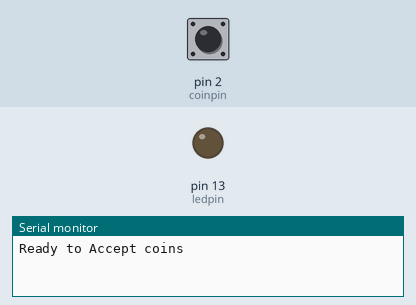
This sketch was run on a simulated Arduino Uno, built with avr-gcc and run on an emulated ATmega328P. Parts: output pins drawn as LEDs (lit = HIGH), the last lines printed to the serial monitor. The inputs (shaded band) are chosen by the test bench; at power-on: pin 2 (coinpin) LOW. The modem accepts every AT command (registered, SIM ready, sends succeed) and sends nothing else.

Above: at 1.2 s.
1.3 s: pin 2 (coinpin) driven HIGH
2.8 s: pin 2 (coinpin) pulsed LOW 2 times (0.12 s each, 0.3 s apart)
At 3.7 s:
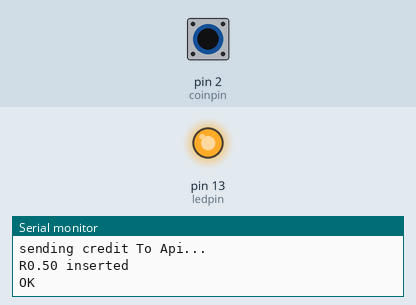
Timing chart, 0 to 5.8 s (numbered marks = the images above; inputs shaded):
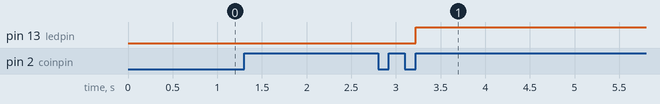

Measured:
- after the input at 2.8 s, pin 13 (ledpin): LOW → HIGH after 0.42 s

The sketch:

Coin_Reader.ino
```cpp
  /*
  Coin Detect Test For IOT Project
*/

//networking
#include <SoftwareSerial.h>
#include <Wire.h>
SoftwareSerial mySerial(8, 9);            // RX, TX Pins
String apn = "apn";                       //APN
String apn_u = "ppp";                     //APN-Username
String apn_p = "ppp";                     //APN-Password
String url = "http://5cc155810e53350014908c4e.mockapi.io/api/coinvalue/coin";  //URL for HTTP-POST-REQUEST

//Constants
const int coinpin = 2;
const int ledpin = 13;

// Variables
volatile int pulse = 0;
double credit = 0.0;

unsigned long currentT = 0;   //When last action was made
unsigned long prevT = 0;    //When last pulse was send
unsigned long timeout= 0;   //timeout for waiting for the next pulse before sending coin to api

boolean bInserted = false;


// Setup
void setup() {
   // Open serial communications and wait for port to open:
   Serial.begin(9600);
   // set the data rate for the SoftwareSerial port
   mySerial.begin(9600);

   attachInterrupt(digitalPinToInterrupt(coinpin), coinInterrupt, RISING);
   prevT = millis();
   pulse = 0;
   //set led pin as output
   pinMode(ledpin, OUTPUT);
   Serial.println("Ready to Accept coins");
}

// Main loop
void loop() {
  // critical, time-sensitive code here
   if( bInserted ){ // for show LED ON when Inserted
       bInserted = false;
      digitalWrite(ledpin, HIGH);
      //delay(1000);
   }else{

      // Turn off LED
      digitalWrite(ledpin, LOW);
   }
   if(millis() - currentT == 150 && pulse > 0){
    Serial.println("sending credit To Api...");
    DetermineCoin(pulse);
    delay(1);
   }

  ////  int value = Serial.read()- 48;
   // if(value > 0){
    //   DetermineCoin(value);
   // }
   //}
}

// Interrupt
void coinInterrupt(){
  // Each time a pulse is sent from the coin acceptor,
  // interrupt main loop to add 1 and flip on the LED

   bInserted = true;
   prevT = currentT;
   currentT = millis();
   digitalWrite(ledpin, HIGH);
   if((currentT - prevT) < 150 || (currentT - prevT == currentT)){// if difference bettween last pulse and new pulse is greater than 130millis then its a new coin,//but user can insert faster than 150 millis
     pulse++; //increment current coin pulse number
   }else{
     pulse=1; //new coin with first pulse
   }
}
void DetermineCoin(const int pulseVal){
  double credit = pulseVal * 0.5; //account coins inserted faster than difference between pulses in milli seconds
                                           //coin inserted in normal speed >150 millis
                                       // if pulse => 1 then coin => R0.50
                                       // if pulse => 2 then coin => R1.00
                                       // if pulse => 4 then coin => R2.00
                                       // if pulse => 10 then coin => R5.00
                                          //coin inserted in faster speed <=150 millis
                                       // if pulse => 1,2 =>3 then coin credit => R1.50
                                       // if pulse => 2,4 =>6 then coin credit => R2.00
                                       // if pulse => 1,10 =>11 then coin credit => R5.50
  Serial.println("R"+String(credit)+" inserted");
  //send to nxpProcessor
  sendCreditToApi(credit);
}
//send number of number of pulses to nxp processor in bytes through the 5 pins

//Method to send credit to Api
void sendCreditToApi(double coinCredit){
  //logic for sending to api
  gsm_sendhttp(coinCredit); //Start the GSM-Modul and start the transmisson
  delay(60000); //Wait one minute
  //inform user
  Serial.println("R"+String(coinCredit)+" Sent to Api");
}

//API communications
void gsm_sendhttp(const double credit) {
  mySerial.println("AT");
  runsl();//Print GSM Status an the Serial Output;
  delay(4000);
  mySerial.println("AT+SAPBR=3,1,Contype,GPRS");
  runsl();
  delay(100);
  mySerial.println("AT+SAPBR=3,1,APN," + apn);
  runsl();
  delay(100);
  mySerial.println("AT+SAPBR=3,1,USER," + apn_u); //Comment out, if you need username
  runsl();
  delay(100);
  mySerial.println("AT+SAPBR=3,1,PWD," + apn_p); //Comment out, if you need password
  runsl();
  delay(100);
  mySerial.println("AT+SAPBR =1,1");
  runsl();
  delay(100);
  mySerial.println("AT+SAPBR=2,1");
  runsl();
  delay(2000);
  mySerial.println("AT+HTTPINIT");
  runsl();
  delay(100);
  mySerial.println("AT+HTTPPARA=CID,1");
  runsl();
  delay(100);
  mySerial.println("AT+HTTPPARA=URL," + url);
  runsl();
  delay(100);
  mySerial.println("AT+HTTPPARA=CONTENT,application/x-www-form-urlencoded");
  runsl();
  delay(100);
  mySerial.println("AT+HTTPDATA=192,10000");
  runsl();
  delay(100);
  +mySerial.println("coinValue=" + String(credit));
  runsl();
  delay(10000);
  mySerial.println("AT+HTTPACTION=1");
  runsl();
  delay(5000);
  mySerial.println("AT+HTTPREAD");
  runsl();
  delay(100);
  mySerial.println("AT+HTTPTERM");
  runsl();
}
//Print GSM Status
void runsl() {
  while (mySerial.available()) {
    Serial.write(mySerial.read());
  }
}
```
